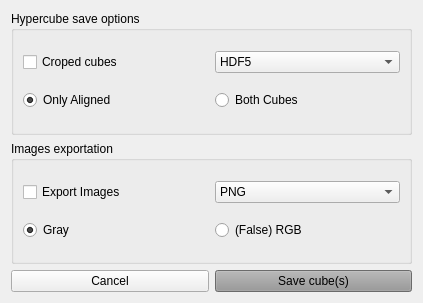
<?xml version="1.0" encoding="UTF-8"?>
<ui version="4.0">
 <class>Save_Window</class>
 <widget class="QWidget" name="Save_Window">
  <property name="geometry">
   <rect>
    <x>0</x>
    <y>0</y>
    <width>423</width>
    <height>303</height>
   </rect>
  </property>
  <property name="windowTitle">
   <string>Saving options</string>
  </property>
  <layout class="QGridLayout" name="gridLayout_3">
   <item row="1" column="0" colspan="2">
    <widget class="QGroupBox" name="groupBox_images_save_options">
     <property name="title">
      <string>Images exportation</string>
     </property>
     <layout class="QGridLayout" name="gridLayout_2">
      <item row="0" column="0">
       <widget class="QCheckBox" name="checkBox_export_images">
        <property name="text">
         <string>Export Images</string>
        </property>
       </widget>
      </item>
      <item row="1" column="0">
       <widget class="QRadioButton" name="radioButton_gray_save_image">
        <property name="text">
         <string>Gray</string>
        </property>
        <property name="checked">
         <bool>true</bool>
        </property>
       </widget>
      </item>
      <item row="1" column="1">
       <widget class="QRadioButton" name="radioButton_RGB_save_image">
        <property name="text">
         <string>(False) RGB</string>
        </property>
       </widget>
      </item>
      <item row="0" column="1">
       <widget class="QComboBox" name="comboBox_image_format">
        <item>
         <property name="text">
          <string>PNG</string>
         </property>
        </item>
        <item>
         <property name="text">
          <string>JPG</string>
         </property>
        </item>
       </widget>
      </item>
     </layout>
    </widget>
   </item>
   <item row="3" column="0">
    <widget class="QPushButton" name="pushButton_Cancel">
     <property name="text">
      <string>Cancel</string>
     </property>
    </widget>
   </item>
   <item row="3" column="1">
    <widget class="QPushButton" name="pushButton_save_cube_final">
     <property name="styleSheet">
      <string notr="true">background-color: rgb(150, 150, 150);</string>
     </property>
     <property name="text">
      <string>Save cube(s)</string>
     </property>
    </widget>
   </item>
   <item row="0" column="0" colspan="2">
    <widget class="QGroupBox" name="groupBox_hypercube_save_option">
     <property name="title">
      <string>Hypercube save options</string>
     </property>
     <layout class="QGridLayout" name="gridLayout">
      <item row="2" column="0">
       <widget class="QRadioButton" name="radioButton_only_aligned_save">
        <property name="text">
         <string>Only Aligned</string>
        </property>
        <property name="checked">
         <bool>true</bool>
        </property>
       </widget>
      </item>
      <item row="2" column="1">
       <widget class="QRadioButton" name="radioButton_both_cube_save">
        <property name="text">
         <string>Both Cubes</string>
        </property>
       </widget>
      </item>
      <item row="1" column="0">
       <widget class="QCheckBox" name="checkBox_minicube_save">
        <property name="text">
         <string>Croped cubes</string>
        </property>
       </widget>
      </item>
      <item row="1" column="1">
       <widget class="QComboBox" name="comboBox_cube_format">
        <item>
         <property name="text">
          <string>HDF5</string>
         </property>
        </item>
        <item>
         <property name="text">
          <string>ENVI</string>
         </property>
        </item>
        <item>
         <property name="text">
          <string>MATLAB</string>
         </property>
        </item>
       </widget>
      </item>
     </layout>
    </widget>
   </item>
  </layout>
 </widget>
 <resources/>
 <connections/>
</ui>
